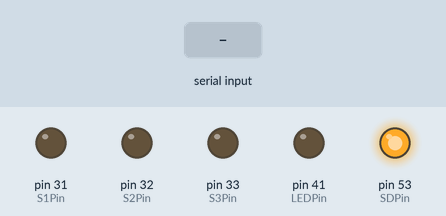
A sketch run on a simulated Arduino Mega 2560, built with avr-gcc and run on an emulated ATmega2560. Shown: output pins drawn as LEDs (lit = HIGH). Dashed ring = blinking. Inputs (shaded band) come from the test bench. The local clock reads 2024-03-15 10:24:30 at power-on unless the sketch sets it; storage starts empty; what the sketch prints to the serial monitor is not drawn.

Above: at 4.4 s.
4.5 s: "1" received over the second serial link
At 12.1 s:
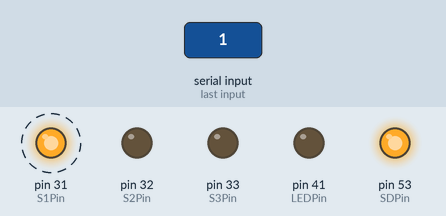
At 14.5 s:
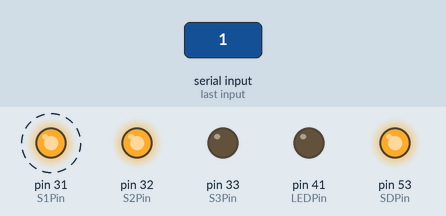
Timing chart, 0 to 15.1 s (numbered marks = the images above; inputs shaded):
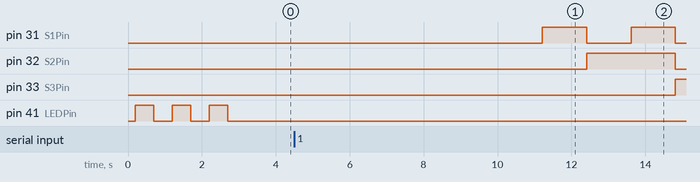

The sketch:

Arduino-ATLAS_ENV-SDS-Kit_Logger.ino
```cpp
//===========================================================================================
// PREAMBLE
//-------------------------------------------------------------------------------------------

//Logger type: Arduino MEGA with RTC and SD shield

//Program author: Jan Knappe
//Contact: jan.knappe@tcd.ie

//===========================================================================================

//===========================================================================================
// SETUP
//-------------------------------------------------------------------------------------------

// INCLUDE LIBRARIES
//---------------------------------------------------------
#include <Wire.h>                           //Connecting to RTC
#include <RTClib.h>                         //Using RTC for timestamp
  RTC_DS1307 RTC;                           //Define RTC object
#include <SPI.h>                            //Enable Serial Peripheral Interface communication
#include <SdFat.h>                          //Communicate with SD card
  SdFat sd;                                 //Defining SdFat object
  SdFile file;                              //Defining SdFile object
#include <AltSoftSerial.h>                  //Using software serials on MEGA: TX 46, RX 48, unusable 44,45
  AltSoftSerial altSerial;                  //Define altSerial object
#include <SoftwareSerial.h>                 //Access software serial (for BT communication)
  SoftwareSerial bluetoothSerial(11, 12);   //Define RX, TX for BT communication

// DEFINE PINS
//---------------------------------------------------------
const byte LEDPin = 41;             //LED pin
const byte SDPin = 53;              //SD shield CS pin (10 on datalogging shield, 53 on MEGA)
const byte S1Pin = 31;              //Arduino pin 31 to control pin S1
const byte S2Pin = 32;              //Arduino pin 32 to control pin S2
const byte S3Pin = 33;              //Arduino pin 33 to control pin S3

// DEFINE VARIABLES
//---------------------------------------------------------
int measInterval = 10;              //Measuring interval in seconds
byte loggerBytesSent = 0;           //Length of bytes sent from logger
byte sensorBytesReceived = 0;       //Length of bytes received from sensors
char loggerCommand[20];             //Array to hold outcoming data from logger
char sensorData[30];                //Array to hold incoming data from sensors
char bluetoothSend;                 //Variable to receive BT data

//==========================================================================================


//==========================================================================================
// VOID SETUP
//------------------------------------------------------------------------------------------

void setup() {

  Serial.begin(9600);               //Set the hardware serial port to baud rate 9600
  Wire.begin();                     //Start I2C communication


// SETTING RTC
//---------------------------------------------------------
  Serial.print(F("Initializing RTC: "));

  if (!RTC.begin()) {                                       //IF RTC is not found
    Serial.println(F("RTC not found."));                    //Print error message
    while(1);                                               //And halt program
  }                                                         //End IF
  Serial.println(F("successful"));

  if (!RTC.isrunning()) {                                   //IF RTC is not running
    RTC.adjust(DateTime(F(__DATE__), F(__TIME__)));         //Initialize RTC with time of compilation
  }                                                         //End IF

  Serial.print(F("RTC time is set to: "));
  printNowTime();                                           //Print current RTC time
  Serial.println();
  Serial.println(F("To reset RTC to system time, change battery and compile sketch."));


// INITIALIZE BLUETOOTH CONNECTION
//---------------------------------------------------------
  bluetoothSerial.begin(9600);                              //Set BT serial port to baud rate 9600
  bluetoothSerial.println("Bluetooth connection established.");

  Serial1.begin(9600);


// SETTING SD CARD
//---------------------------------------------------------
  pinMode(SDPin, OUTPUT);                                   //Set SDPin as output
    digitalWrite(SDPin, HIGH);                              //Activate internal pullup resistor
  Serial.print(F("Initializing SD Card: "));

  if (!sd.begin(SDPin, SPI_HALF_SPEED)) {                   //IF SD is not found
    Serial.println(F("SD not found."));                     //Print error message
    while(1);                                               //And halt program
  }                                                         //End IF
  Serial.println(F("successful."));


// CREATE DATA FILE
//---------------------------------------------------------
  Serial.print(F("Creating data file: "));
  char fileName[] = "DATA0000.CSV";                         //Create dummy filename

  for (int i = 1; i < 10000; i++) {                         //FOR 1 to 10,000
    fileName[4] = (i/1000)%10 + '0';                        //And create accordingly numbered filenames
    fileName[5] = (i/100)%10 + '0';                         //And add NULL as escape character
    fileName[6] = (i/10)%10 + '0';
    fileName[7] = i%10 + '0';
    if (!sd.exists(fileName)) {                             //IF filename does not exists
      break;                                                //And leave the loop
    }                                                       //End IF
  }                                                         //End FOR

  if (!file.open(fileName, O_CREAT | O_WRITE)) {            //IF file cannot be created or opened for writing
    Serial.println(F("Cannot create data file.."));         //Print error message
    while(1);                                               //And halt program
  }                                                         //End IF

  Serial.println(F("successful."));
  Serial.print(F("Logging to: "));
  Serial.println(fileName);


// INITIALIZE PORT MULTIPLEXER
//---------------------------------------------------------
  pinMode(S1Pin, OUTPUT);                                   //Set pin as output
  pinMode(S2Pin, OUTPUT);                                   //Set pin as output
  pinMode(S3Pin, OUTPUT);                                   //Set pin as output

  altSerial.begin(9600);                                    //Set the soft serial port to baud rate 9600


// WRITE DATA TABLE HEADERS
//---------------------------------------------------------
  Serial.println(F("time, T, EC, pH, DO, ORP"));            //write header to serial output and data file
    file.println(F("time, T, EC, pH, DO, ORP"));            //T [degC], EC [uS/cm], pH, DO [mg/L], ORP [mV]

// BLINK AT START
//---------------------------------------------------------
  pinMode(LEDPin, OUTPUT);                                  //LED as output

  for (int i = 1; i < 4; i ++) {                            //FOR 1 to 3
    digitalWrite(LEDPin, HIGH);                             //Blink LED on/off
    delay(500);                                             //To indicate start of logging
    digitalWrite(LEDPin, LOW);
    delay(500);
  }                                                         //End FOR

}                                                           //End VOID SETUP
//==========================================================================================


//===========================================================================================
// FUNCTION SERIALEVENT
//-------------------------------------------------------------------------------------------

void serialEvent() {                                              //Trigger interrupt for incoming data from serial

  loggerBytesSent = Serial.readBytesUntil(13, loggerCommand, 20); //Read data from serial and return number of characters received
  loggerCommand[loggerBytesSent] = 0;                             //And add NULL as escape character

}                                                                 //End Function SERIALEVENT
//===========================================================================================


//==========================================================================================
// VOID LOOP
//------------------------------------------------------------------------------------------

void loop() {

// BLUETOOTH
//---------------------------------------------------------

  if (Serial1.available()) {                           //COMMENTING NEEDED
    int inByte = Serial1.read();
    Serial.write(inByte);
  }

  if (Serial.available()) {
    int inByte = Serial.read();
    Serial1.write(inByte);
  }
   Serial1.println(millis());


// SET FLAG FOR MEASURING
//---------------------------------------------------------

  if ( (millis()/1000)%measInterval == 0) {           //IF seconds since starts matches measInterval

    printNowTime();                                   //Print timestamp

    for (int portNr = 0; portNr < 5; portNr ++) {     //FOR 0 to 4
      measurePort(portNr);                            //Measure port
      Serial.print(F(","));
        file.print(F(","));
      Serial.print(sensorData);                       //And print measured data
        file.print(sensorData);                       //And print measured data
    }                                                 //End FOR

    Serial.println();
      file.println();
  }                                                   //End IF


  file.flush();                                       //Close file on SD card

}                                                     //End VOID LOOP
//==========================================================================================


//==========================================================================================
// FUNCTION PRINTNOWTIME
//------------------------------------------------------------------------------------------

void printNowTime() {               //To print current RTC time in DD/MM/YYYY HH:MM:SS format

  DateTime now = RTC.now();         //Fetch time from RTC

  if (now.day() < 10){              //IF days < 10
    Serial.print(0);                //Print leading zero to serial
      file.print(0);                //and data file
  }                                 //End IF
  Serial.print(now.day(), DEC);     //Print day to serial
    file.print(now.day(), DEC);     //and data file
  Serial.print("/");                //Print separator to serial
    file.print("/");                //and data file
  if (now.month() < 10){            //IF month < 10
    Serial.print(0);                //Print leading zero to serial
      file.print(0);                //and data file
  }                                 //End IF
  Serial.print(now.month(), DEC);   //Print month to serial
    file.print(now.month(), DEC);   //and data file
  Serial.print(F("/"));             //Print separator to serial
    file.print(F("/"));             //and data file
  Serial.print(now.year(), DEC);    //Print year to serial
    file.print(now.year(), DEC);    //and data file
  Serial.print(F(" "));             //Print separator to serial
    file.print(F(" "));             //and data file
  if (now.hour() < 10){             //IF hour < 10
    Serial.print(0);                //Print leading zero to serial
      file.print(0);                //and data file
  }                                 //End IF
  Serial.print(now.hour(), DEC);    //Print hour to serial
    file.print(now.hour(), DEC);    //and data file
  Serial.print(F(":"));             //Print separator to serial
    file.print(F(":"));             //and data file
  if (now.minute() < 10){           //IF minute < 10
    Serial.print(0);                //Print leading zero to serial
      file.print(0);                //and data file
  }                                 //End IF
  Serial.print(now.minute(), DEC);  //Print minute
    file.print(now.minute(), DEC);  //Print minute
  Serial.print(F(":00"));           //Print separator and seconds
    file.print(F(":00"));           //Print separator and seconds

}                                   //End VOID PRINTNOWTIME
//==========================================================================================


//==========================================================================================
// FUNCTION MEASUREPORT
//------------------------------------------------------------------------------------------

char *measurePort(int portNr) {                                           //To measure ports on port multiplexer

  digitalWrite(S1Pin, bitRead(portNr, 0));                                //Convert portNr into binary on S-ports
  digitalWrite(S2Pin, bitRead(portNr, 1));
  digitalWrite(S3Pin, bitRead(portNr, 2));
  delay(100);                                                             //Wait for switch of ports

  altSerial.print("r");                                                   //Send measure command from serial to multiplexer
  altSerial.print("\r");                                                  //Send carriage return <CR> as ENTER
  delay(1000);                                                            //Wait for sensor stabilization (TO DO: NEEDS SENSOR SPECIFIC ADJUSTMENT)

  if (altSerial.available() > 0) {                                        //IF data was transmitted from multiplexer
    sensorBytesReceived = altSerial.readBytesUntil(13, sensorData, 30);   //Read data and count characters received
    sensorData[sensorBytesReceived] = 0;                                  //And add NULL as escape character
  }                                                                       //End IF

  delay(100);
  return sensorData;
}                                                                        //End MEASUREDATA
//==========================================================================================
```
